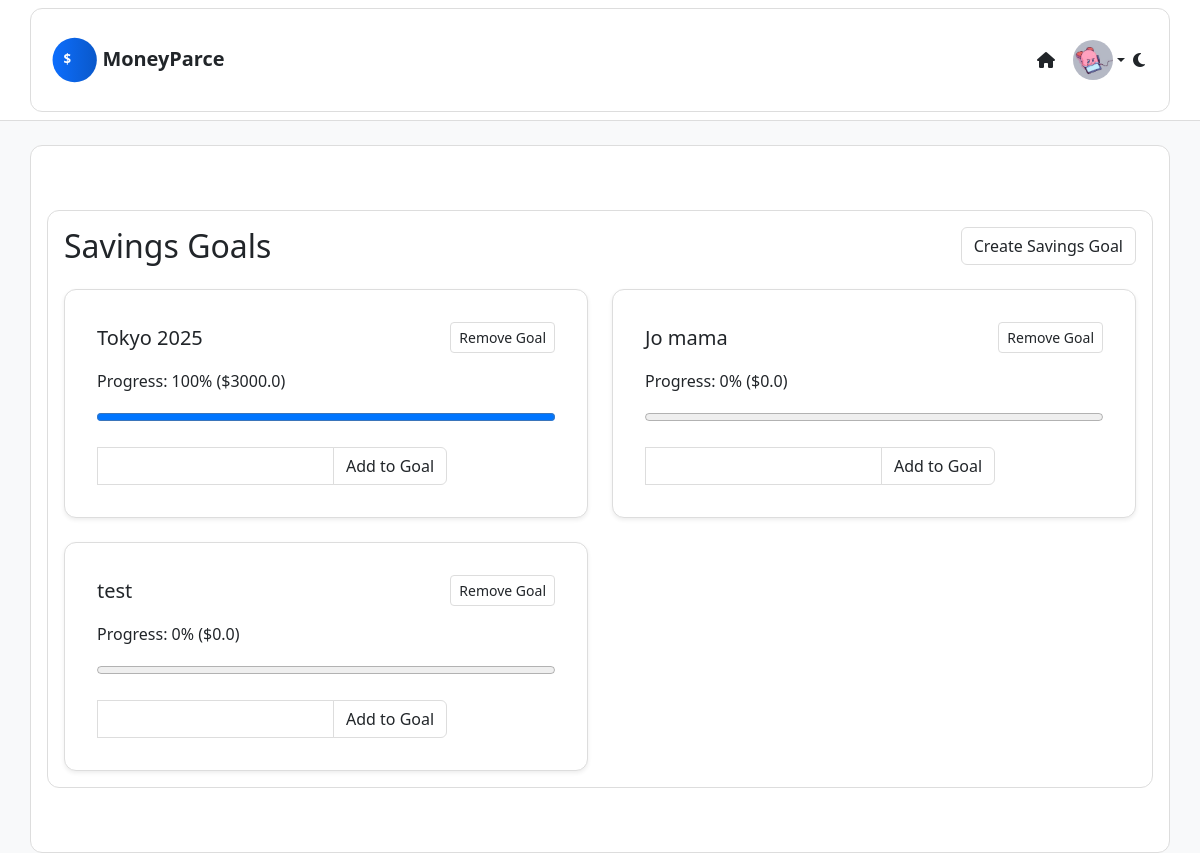
Screenshot of /savings/ (signed in) with the database file from the repository.
### core/models.py (models this page shows, shortened)
class UserProfile(models.Model):
    id = models.AutoField(primary_key=True)
    user = models.OneToOneField(User, on_delete=models.CASCADE)
    theme = models.CharField(max_length=10, default='light')
    budget = models.FloatField(default = 0)
    spending = models.FloatField(default = 0)
    color = models.CharField(max_length=7, default='#0d6efd')
    profile_picture = models.ImageField(upload_to='profile_pictures/', blank=True, null=True)

class SavingsGoal(models.Model):
    id = models.AutoField(primary_key=True)
    user = models.ForeignKey(User, on_delete=models.CASCADE)
    goal_name = models.CharField(max_length=50)
    target_amount = models.FloatField()
    curr_amount = models.FloatField(default=0.0)
    date = models.DateField(auto_now_add=True)

### core/views.py (the view)
# urls.py: path('savings/', views.savings, name='savings_goal'),
@login_required
def savings(request):
    goals = SavingsGoal.objects.filter(user=request.user)
    if request.method == 'POST':
        savings_goal_form = SavingsGoalForm(request.POST)
        if savings_goal_form.is_valid():
            goal = savings_goal_form.save(commit=False)
            goal.user = request.user
            goal.save()
            return redirect('savings_goal')
    else:
        savings_goal_form = SavingsGoalForm()
    for goal in goals:
        goal.add_form=AddToGoalForm()
    return render(request, 'core/savings_goal.html', {
        'savings_goal_form': savings_goal_form,
        'goals': goals,
    })

### core/forms.py
class SavingsGoalForm(forms.ModelForm):
    class Meta:
        model = SavingsGoal
        fields = ['goal_name', 'target_amount']

### core/darkMode.py (called while the page is built)
def theme_context(request):
    theme = 'light'
    if request.user.is_authenticated:
        try:
            user_profile = UserProfile.objects.get(user=request.user)
            theme = user_profile.theme
        except UserProfile.DoesNotExist:
            pass
    else:
        theme = request.session.get('theme', 'light')  # Default to 'light'
    return {'theme': theme}

### core/templates/core/savings_goal.html (shortened to what this page needs)
{% extends 'core/base.html' %}
{% load static %}
{% block content %}
<div class="container mt-5 mb-5">
  <div class="d-flex justify-content-between align-items-center mb-4">
    <h2 class="mb-0">Savings Goals</h2>
    <button type="button" class="btn btn-primary" data-bs-toggle="modal" data-bs-target="#createGoalModal">
      Create Savings Goal
    </button>
  </div>
  <div class="row row-cols-1 row-cols-md-2 g-4">
    {% for goal in goals %}
      <div class="col">
        <div class="card h-100 shadow-sm">
          <div class="card-body">
            <div class="d-flex justify-content-between align-items-center mb-3">
              <h5 class="card-title mb-0">{{ goal.goal_name }}</h5>
              <button type="button" class="btn btn-sm btn-outline-danger">Remove Goal</button>
            </div>
            <p class="card-text">Progress: {% widthratio goal.curr_amount goal.target_amount 100 %}% (${{ goal.curr_amount }})</p>
            <progress value="{{ goal.curr_amount }}" max="{{ goal.target_amount }}" class="w-100 mb-3"></progress>
            <form method="post" action="{% url 'add_to_goal' goal.id %}">
              <div class="input-group">
                {{ goal.add_form.amount }}
                <button type="submit" class="btn btn-outline-primary">Add to Goal</button>
              </div>
            </form>
          </div>
        </div>
      </div>
    {% endfor %}
  </div>
</div>
{% endblock %}

### core/templates/core/base.html (shortened to what this page needs)
<!DOCTYPE html>
<html lang="en" data-theme="{{ theme }}">
<head>
    {% load static %}
    <link href="https://cdn.jsdelivr.net/npm/bootstrap@5.3.0/dist/css/bootstrap.min.css" rel="stylesheet">
    <link rel="stylesheet" href="https://cdnjs.cloudflare.com/ajax/libs/font-awesome/6.4.0/css/all.min.css">
    {% if theme == 'dark' %}
        <link rel="stylesheet" href="{% static 'css/dark.css' %}">
    {% else %}
        <link rel="stylesheet" href="{% static 'css/light.css' %}">
    {% endif %}
</head>
<body>
    <nav class="navbar navbar-expand-lg navbar-light bg-light mb-4">
      <div class="container">
        {% if user.is_authenticated %}
          <a class="navbar-brand" href="{% url 'dashboard' %}">
            <svg class="logo" xmlns="http://www.w3.org/2000/svg" width="300" height="100" viewBox="0 0 325 100">
              <defs>
                <linearGradient id="grad1" x1="0%" y1="0%" x2="100%" y2="0%">
                  <stop offset="0%" stop-color="var(--logo-gradient-start, #0d6efd)"/>
                  <stop offset="100%" stop-color="var(--logo-gradient-end, #0a58ca)"/>
                </linearGradient>
              </defs>
              <circle cx="50" cy="50" r="40" fill="url(#grad1)" />
              <text x="30" y="57" font-family="Segoe UI, sans-serif" font-size="24"
                    fill="var(--logo-dollar-color, #ffffff)" font-weight="bold">
                $
              </text>
              <text x="100" y="60" font-family="Segoe UI, sans-serif" font-size="36"
                    fill="var(--logo-text-color, #212529)" font-weight="bold">
                MoneyParce
              </text>
            </svg>
          </a>
        {% endif %}
        <div class="collapse navbar-collapse" id="navbarNav">
          <ul class="navbar-nav ms-auto">
            {% if user.is_authenticated %}
              <li class="nav-item">
                <a class="nav-link" href="{% url 'dashboard' %}" title="Dashboard">
                  <i class="fas fa-home"></i>
                </a>
              </li>
              <li class="nav-item dropdown">
                <a class="nav-link dropdown-toggle d-flex align-items-center" href="#" id="userDropdown" role="button"
                   data-bs-toggle="dropdown" aria-expanded="false" style="padding: 0;">
                  {% if user.userprofile.profile_picture %}
                    <img src="{{ user.userprofile.profile_picture.url }}" alt="Avatar"
                         style="width: 40px; height: 40px; border-radius: 50%; object-fit: cover; margin-left: 10px;">
                  {% endif %}
                </a>
              </li>
              <li class="nav-item">
                <a href="{% url 'dark mode' %}" class="nav-link" title="Toggle Dark Mode">
                  {% if theme == 'dark' %}
                    <i class="fas fa-sun"></i>
                  {% else %}
                    <i class="fas fa-moon"></i>
                  {% endif %}
                </a>
              </li>
            {% endif %}
          </ul>
        </div>
      </div>
    </nav>
    <div class="container">
      {% block content %}{% endblock %}
    </div>
</body>
</html>

### core/static/css/light.css (style rules this page uses)
:root { --bg-color: #f8f9fa; --surface-color: #ffffff; --text-color: #212529; --accent-color: #0d6efd; --link-color: #0d6efd; --border-color: #ddd; --hover-color: #e2e6ea; --logo-dollar-color: #ffffff; --logo-text-color: #212529; --logo-gradient-start: #0d6efd; --logo-gradient-end: #0a58ca; }
html, body, nav, .navbar, .container, .card, .alert, .dropdown-menu, button, input, textarea, select, a { transition: background-color 0.5s ease, color 0.5s ease, border-color 0.5s ease; }
html, body { background-color: var(--bg-color) !important; color: var(--text-color) !important; font-family: 'Segoe UI', Tahoma, Geneva, Verdana, sans-serif; }
h1, h2, h3, h4, h5, h6, p, span, label, div, li, dt, dd, small, strong, em { color: var(--text-color) !important; }
a { color: var(--link-color) !important; }
nav, .navbar, .nav, .navbar-default, .navbar-light, .navbar-dark { background-color: var(--surface-color) !important; color: var(--text-color) !important; border-bottom: 1px solid var(--border-color) !important; }
.navbar a, .nav a { color: var(--text-color) !important; }
button, input[type="submit"], .btn { background-color: var(--surface-color) !important; color: var(--text-color) !important; border: 1px solid var(--border-color) !important; }
input, textarea, select, .form-control, .input, .textfield, .textinput { background-color: var(--surface-color) !important; color: var(--text-color) !important; border: 1px solid var(--border-color) !important; }
input::placeholder, textarea::placeholder { color: #6c757d !important; }
textarea, input[type="text"], input[type="email"], input[type="password"], input[type="search"], input[type="url"], input[type="tel"], input[type="number"] { background-color: var(--surface-color) !important; color: var(--text-color) !important; border: 1px solid var(--border-color) !important; }
.card, .panel, .container, .box, .content-box { background-color: var(--surface-color) !important; color: var(--text-color) !important; border: 1px solid var(--border-color) !important; padding: 1rem; border-radius: 0.75rem; }
.hero-section, .bg-light, .bg-light.text-center, .bg-light.p-5.rounded-lg.text-center { background-color: #fff !important; color: var(--text-color) !important; background-image: none !important; }
.navbar-brand .logo { max-height: 60px; height: auto; width: auto; }

### rows the page displays
SavingsGoal: goal_name "Tokyo 2025", curr_amount+target_amount "100", curr_amount "3000.0"
SavingsGoal: goal_name "Jo mama", curr_amount+target_amount "0", curr_amount "0.0"
SavingsGoal: goal_name "test", curr_amount+target_amount "0", curr_amount "0.0"
